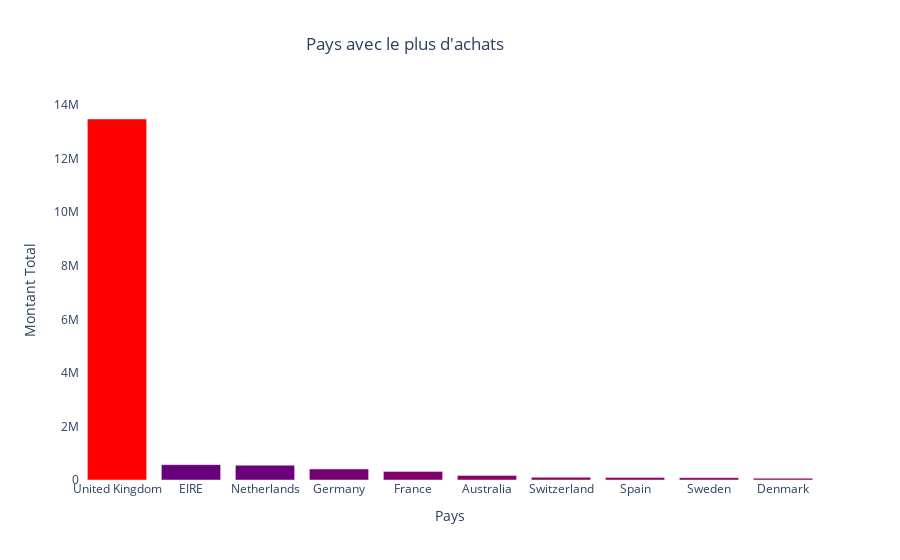

This figure's notebook cell:
### Code cell
fig = go.Figure(data=[
    go.Bar(name="Pays avec le plus d'achats", 
           x=df_countries_purchase_desc['Country'].astype(str), 
           y=df_countries_purchase_desc['Total'],
           marker_opacity=1,
           marker={'color': df_countries_purchase_desc['Total'],
                   'colorscale': 'Rainbow'})
    ])

fig.update_layout(title="Pays avec le plus d'achats",
                  title_x=0.45,
                  xaxis_title="Pays",
                  yaxis_title="Montant Total",
                  plot_bgcolor='white')
fig.show()

### Figure 1 — Plotly figure (JSON) as saved in the notebook; plotly's stock layout.template omitted (floating-point values rounded to 4 significant figures)
{"data": [{"marker": {"color": [13480000.0, 573500.0, 548300.0, 412000.0, 320000.0, 166400.0, 98780.0, 91010.0, 87420.0, 64460.0], "colorscale": [[0, "rgb(150,0,90)"], [0.125, "rgb(0,0,200)"], [0.25, "rgb(0,25,255)"], [0.375, "rgb(0,152,255)"], [0.5, "rgb(44,255,150)"], [0.625, "rgb(151,255,0)"], [0.75, "rgb(255,234,0)"], [0.875, "rgb(255,111,0)"], [1, "rgb(255,0,0)"]], "opacity": 1}, "name": "Pays avec le plus d'achats", "type": "bar", "x": ["United Kingdom", "EIRE", "Netherlands", "Germany", "France", "Australia", "Switzerland", "Spain", "Sweden", "Denmark"], "y": [13480000.0, 573500.0, 548300.0, 412000.0, 320000.0, 166400.0, 98780.0, 91010.0, 87420.0, 64460.0]}], "layout": {"plot_bgcolor": "white", "title": {"text": "Pays avec le plus d'achats", "x": 0.45}, "xaxis": {"title": {"text": "Pays"}}, "yaxis": {"title": {"text": "Montant Total"}}}}
